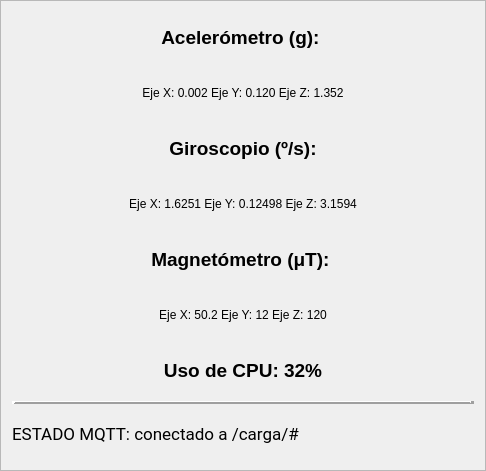
  <widget class="QFrame" name="frame_datos_raw">
   <property name="geometry">
    <rect>
     <x>6</x>
     <y>110</y>
     <width>486</width>
     <height>471</height>
    </rect>
   </property>
   <property name="autoFillBackground">
    <bool>true</bool>
   </property>
   <property name="frameShape">
    <enum>QFrame::StyledPanel</enum>
   </property>
   <property name="frameShadow">
    <enum>QFrame::Raised</enum>
   </property>
   <layout class="QVBoxLayout" name="verticalLayout">
    <item>
     <widget class="QLabel" name="label_11">
      <property name="font">
       <font>
        <pointsize>14</pointsize>
        <bold>true</bold>
       </font>
      </property>
      <property name="text">
       <string>Acelerómetro (g): </string>
      </property>
      <property name="alignment">
       <set>Qt::AlignCenter</set>
      </property>
     </widget>
    </item>
    <item>
     <widget class="QLabel" name="accel_stats">
      <property name="text">
       <string>Eje X: 0.002 Eje Y: 0.120 Eje Z: 1.352</string>
      </property>
      <property name="alignment">
       <set>Qt::AlignCenter</set>
      </property>
     </widget>
    </item>
    <item>
     <widget class="QLabel" name="label_12">
      <property name="font">
       <font>
        <pointsize>14</pointsize>
        <bold>true</bold>
       </font>
      </property>
      <property name="text">
       <string>Giroscopio (º/s):</string>
      </property>
      <property name="alignment">
       <set>Qt::AlignCenter</set>
      </property>
     </widget>
    </item>
    <item>
     <widget class="QLabel" name="gyro_stats">
      <property name="text">
       <string>Eje X: 1.6251 Eje Y: 0.12498 Eje Z: 3.1594</string>
      </property>
      <property name="alignment">
       <set>Qt::AlignCenter</set>
      </property>
     </widget>
    </item>
    <item>
     <widget class="QLabel" name="label_13">
      <property name="font">
       <font>
        <pointsize>14</pointsize>
        <bold>true</bold>
       </font>
      </property>
      <property name="text">
       <string>Magnetómetro (μT): </string>
      </property>
      <property name="alignment">
       <set>Qt::AlignCenter</set>
      </property>
     </widget>
    </item>
    <item>
     <widget class="QLabel" name="magneto_stats">
      <property name="text">
       <string>Eje X: 50.2 Eje Y: 12 Eje Z: 120</string>
      </property>
      <property name="alignment">
       <set>Qt::AlignCenter</set>
      </property>
     </widget>
    </item>
    <item>
     <widget class="QLabel" name="label_cpu">
      <property name="font">
       <font>
        <pointsize>14</pointsize>
        <bold>true</bold>
       </font>
      </property>
      <property name="text">
       <string>Uso de CPU: 32%</string>
      </property>
      <property name="alignment">
       <set>Qt::AlignCenter</set>
      </property>
     </widget>
    </item>
    <item>
     <widget class="Line" name="line_2">
      <property name="frameShadow">
       <enum>QFrame::Raised</enum>
      </property>
      <property name="lineWidth">
       <number>4</number>
      </property>
      <property name="orientation">
       <enum>Qt::Horizontal</enum>
      </property>
     </widget>
    </item>
    <item>
     <widget class="QLabel" name="estado_mqtt">
      <property name="font">
       <font>
        <family>Roboto</family>
        <pointsize>13</pointsize>
        <italic>false</italic>
        <bold>false</bold>
       </font>
      </property>
      <property name="text">
       <string>ESTADO MQTT: conectado a /carga/#</string>
      </property>
     </widget>
    </item>
   </layout>
  </widget>
